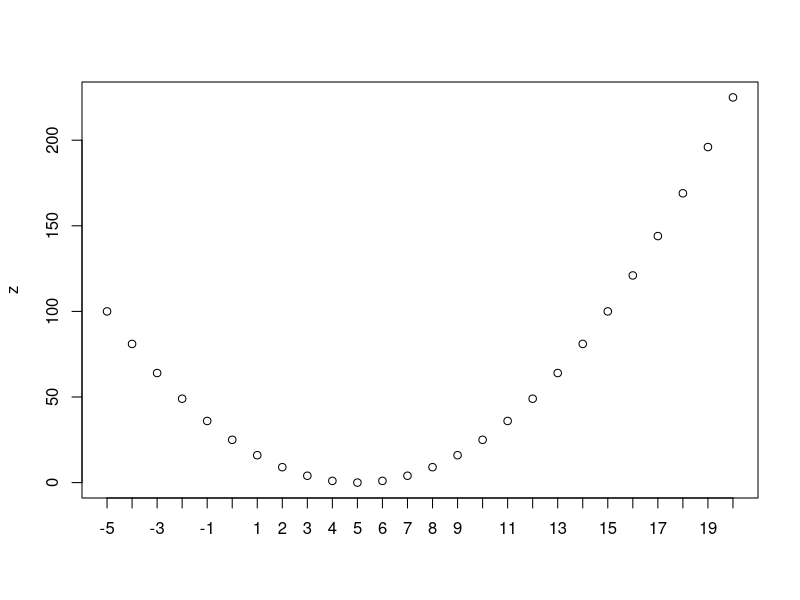

Write R code to recreate this figure.
f <- function (x) (x - 5)^2

iter <- -5:20
z <- c()
for(i in iter){
  z <- c(z,f(x=i))
}

plot(z,xlab="",xaxt="n")
axis(1, at=1:length(z), labels=iter)

optimize(f, interval=c(min(iter), max(iter)), maximum = TRUE)
optimize(f, interval=c(min(iter), max(iter)), maximum = FALSE)


